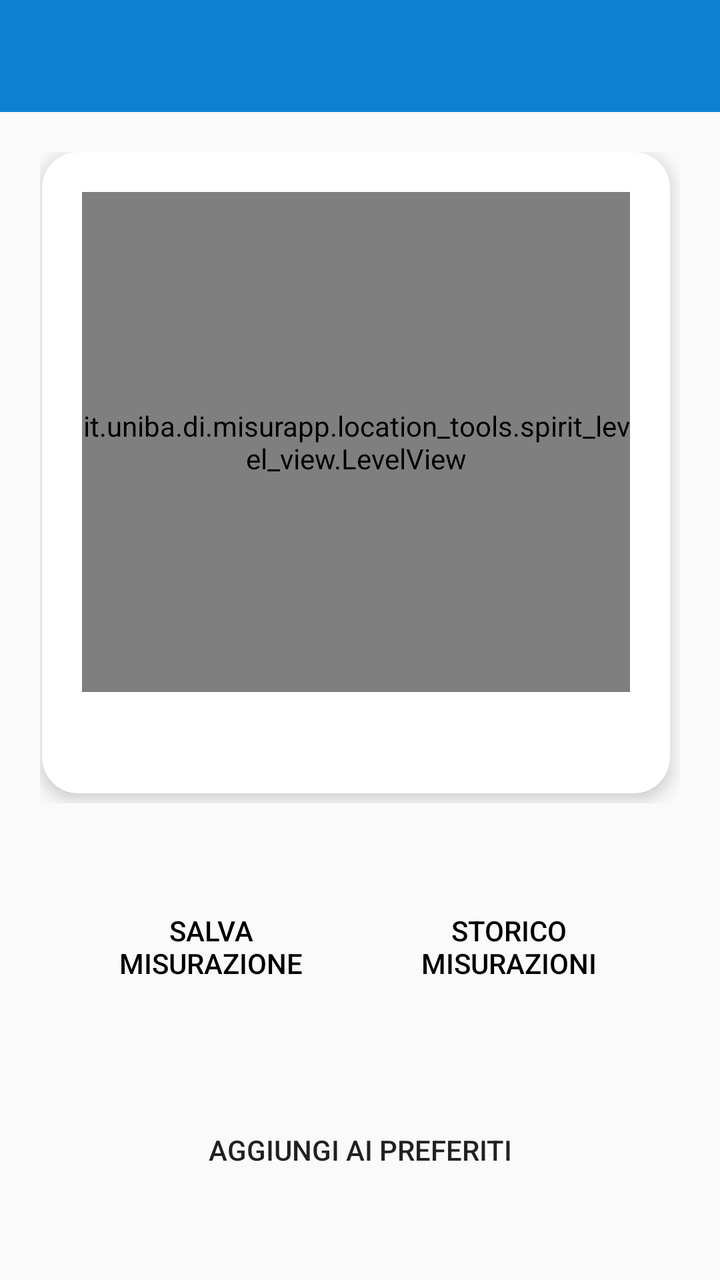
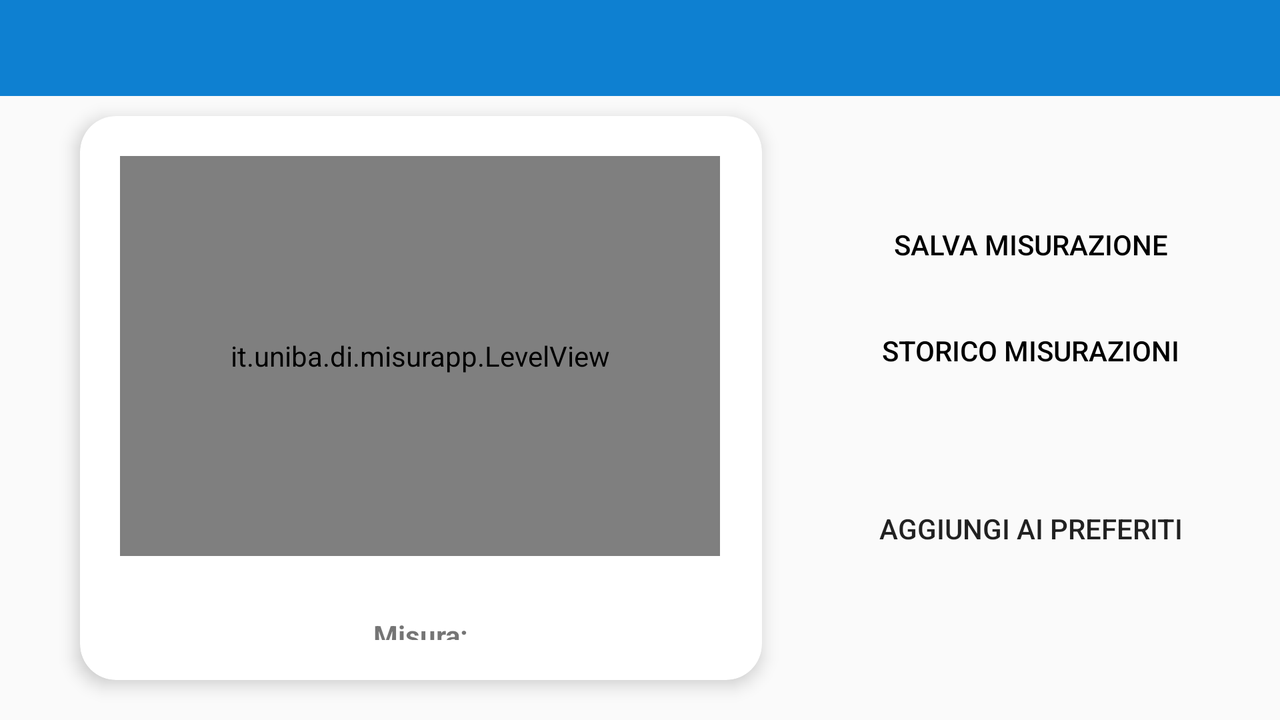

Two renders of one Android screen. The first uses the default layout on a phone; the second uses the alternative layout the repository ships for a different screen configuration, on a matching device. The two XML files are below.
<!-- AndroidManifest.xml: application theme AppTheme -->
<!-- res/layout/single_tool_level.xml -->
<?xml version="1.0" encoding="utf-8"?>
<LinearLayout xmlns:android="http://schemas.android.com/apk/res/android"
    xmlns:app="http://schemas.android.com/apk/res-auto"
    xmlns:tools="http://schemas.android.com/tools"
    android:orientation="vertical"
    android:layout_width="match_parent"
    android:layout_height="match_parent"
    android:background="@drawable/bg"
    android:weightSum="10">
    <include android:id="@+id/toolbar" layout="@layout/toolbar"/>

    <LinearLayout
        android:layout_width="match_parent"
        android:layout_height="wrap_content"
        android:layout_weight="10"
        android:padding="20dp"
        >

        <androidx.cardview.widget.CardView
            android:layout_width="match_parent"
            android:layout_height="match_parent"
            android:layout_rowWeight="1"
            android:layout_columnWeight="1"
            android:layout_marginStart="1dp"
            android:layout_marginEnd="5dp"
            android:layout_marginBottom="5dp"
            android:visibility="visible"
            app:cardCornerRadius="18dp"
            app:cardElevation="5dp">

            <LinearLayout
                android:layout_width="match_parent"
                android:layout_height="match_parent"
                android:layout_margin="10dp"
                android:orientation="vertical">

                <GridLayout
                    android:id="@+id/grafic_text"
                    android:layout_width="match_parent"
                    android:layout_height="match_parent"
                    android:alignmentMode="alignMargins"
                    android:columnCount="1"
                    android:orientation="horizontal"
                    android:padding="10dp"
                    android:rowCount="3"
                    android:textAlignment="center"
                    tools:ignore="UselessParent">

                    <it.uniba.di.misurapp.location_tools.spirit_level_view.LevelView
                        android:id="@+id/Direction_View"
                        android:layout_width="match_parent"
                        android:layout_height="250dp"
                        android:layout_rowWeight="0" />


                    <TextView
                        android:id="@+id/measure"
                        android:layout_width="match_parent"
                        android:layout_marginTop="30dp"
                        android:text="@string/measure"
                        android:textAlignment="center"
                        android:textStyle="bold">

                    </TextView>

                    <LinearLayout
                        android:id="@+id/details_layout"
                        android:layout_width="match_parent"
                        android:layout_height="wrap_content"
                        android:layout_marginBottom="16dp"
                        android:orientation="vertical"
                        android:padding="15dp"
                        tools:ignore="InefficientWeight">

                        <LinearLayout
                            android:id="@+id/instrument_layout"
                            android:layout_width="match_parent"
                            android:layout_height="match_parent"
                            android:orientation="horizontal"
                            tools:ignore="NestedWeights">

                            <TextView
                                android:id="@+id/unit_measu"
                                android:layout_width="match_parent"
                                android:layout_height="wrap_content"
                                android:layout_gravity="center"
                                android:layout_marginStart="10dp"
                                android:layout_weight="2"
                                android:maxLines="1"
                                android:text="@string/instrument_det"
                                tools:ignore="NestedWeights" />

                            <TextView
                                android:id="@+id/details"
                                android:layout_width="match_parent"
                                android:layout_height="wrap_content"
                                android:layout_weight="2"
                                android:autoSizeMaxTextSize="100sp"
                                android:autoSizeMinTextSize="9sp"
                                android:autoSizeTextType="uniform"
                                android:maxLines="1"
                                android:textAlignment="center"
                                android:textColor="@android:color/black" />

                        </LinearLayout>

                    </LinearLayout>

                </GridLayout>
            </LinearLayout>



        </androidx.cardview.widget.CardView>


    </LinearLayout>

    <LinearLayout
        android:id="@+id/linearLayout"
        android:layout_width="match_parent"
        android:layout_height="wrap_content"
        android:orientation="vertical"
        android:layout_weight="1">


        <GridLayout
            android:id="@+id/horiz_botton"
            android:layout_width="match_parent"
            android:layout_height="wrap_content"
            android:layout_marginLeft="16dp"
            android:layout_marginRight="16dp"
            android:alignmentMode="alignMargins"
            android:columnCount="2"
            android:orientation="horizontal"
            android:padding="20dp"
            android:rowCount="1"
            android:textAlignment="center"
            android:weightSum="2">

            <Button
                android:id="@+id/add"
                android:layout_width="0dp"
                android:layout_height="wrap_content"
                android:layout_columnWeight="1"
                android:layout_marginEnd="10dp"
                android:layout_marginBottom="5dp"
                android:background="@drawable/historical"
                android:padding="14dp"
                android:maxLines="2"

                android:text="@string/save_measure"
                android:textAlignment="center"
                android:textColor="@android:color/black"
                android:autoSizeTextType="uniform"
                android:autoSizeMinTextSize="10sp"
                android:autoSizeMaxTextSize="100sp">

            </Button>

            <Button
                android:layout_width="0dp"
                android:layout_height="wrap_content"
                android:textAlignment="center"
                android:textColor="@android:color/black"
                android:autoSizeTextType="uniform"
                android:autoSizeMinTextSize="10sp"
                android:autoSizeMaxTextSize="100sp"

                android:layout_columnWeight="1"
                android:background="@drawable/historical"
                android:padding="14dp"
                android:maxLines="2"

                android:text="@string/historical_measure">

            </Button>

        </GridLayout>

        <Button
            android:id="@+id/add_fav"
            android:layout_width="match_parent"
            android:layout_height="50dp"
            android:layout_marginLeft="40dp"
            android:layout_marginTop="20dp"
            android:layout_marginRight="40dp"
            android:layout_marginBottom="40dp"
            android:text="@string/add_favour"
            android:background="@drawable/historical"/>

    </LinearLayout>


</LinearLayout>
<!-- res/layout/toolbar.xml (included above) -->
<androidx.appcompat.widget.Toolbar xmlns:android="http://schemas.android.com/apk/res/android"
    xmlns:app="http://schemas.android.com/apk/res-auto"
    android:id="@+id/toolbar"
    android:layout_width="match_parent"
    android:layout_height="wrap_content"
    android:background="@color/colorPrimaryDark"
    android:fitsSystemWindows="true"
    android:minHeight="?attr/actionBarSize"
    app:theme="@style/ThemeOverlay.AppCompat.Dark.ActionBar"/>
<!-- resources referenced by this layout -->
<resources>
  <color name="colorPrimaryDark">#0e80d1</color>
  <string name="add_favour">Aggiungi ai preferiti</string>
  <string name="historical_measure">Storico Misurazioni</string>
  <string name="instrument_det">Strumento:</string>
  <string name="measure">Misura:</string>
  <string name="save_measure">Salva Misurazione</string>
  <style name="AppTheme" parent="Theme.AppCompat.Light.NoActionBar">
          
          <item name="colorPrimary">@color/colorPrimary</item>
          <item name="colorPrimaryDark">@color/colorPrimaryDark</item>
          <item name="colorAccent">@color/colorAccent</item>
      </style>
  <color name="colorPrimary">#0e80d1</color>
  <color name="colorAccent">#03DAC5</color>
</resources>
<!-- res/layout-land/single_tool_level.xml (the repository's variant of the layout above) -->
<!-- drawn on the phone turned sideways -->
<?xml version="1.0" encoding="utf-8"?>
<LinearLayout xmlns:android="http://schemas.android.com/apk/res/android"
    xmlns:app="http://schemas.android.com/apk/res-auto"
    xmlns:tools="http://schemas.android.com/tools"
    android:orientation="vertical"
    android:layout_width="match_parent"
    android:layout_height="match_parent"
    android:background="@drawable/bg">
    
    <include
        android:id="@+id/toolbar"
        layout="@layout/toolbar" />

    <GridLayout
        android:layout_width="match_parent"
        android:layout_height="match_parent"
        android:columnCount="2"
        android:rowCount="1">

        <androidx.cardview.widget.CardView
            android:layout_width="wrap_content"
            android:layout_height="wrap_content"
            android:layout_rowWeight="1"
            android:layout_columnWeight="1"
            android:layout_marginStart="40dp"
            android:layout_marginEnd="10dp"
            android:layout_marginBottom="20dp"
            android:layout_marginTop="10dp"
            android:visibility="visible"
            app:cardCornerRadius="18dp"
            app:cardElevation="5dp">

            <LinearLayout
                android:layout_width="match_parent"
                android:layout_height="match_parent"
                android:layout_margin="10dp"
                android:orientation="horizontal">

                <GridLayout
                    android:id="@+id/grafic_text"
                    android:layout_width="match_parent"
                    android:layout_height="match_parent"
                    android:alignmentMode="alignMargins"
                    android:columnCount="1"
                    android:orientation="horizontal"
                    android:padding="10dp"
                    android:rowCount="3"
                    android:textAlignment="center"
                    android:weightSum="2"
                    android:layout_rowWeight="1"
                    tools:ignore="UselessParent">

                    <it.uniba.di.misurapp.LevelView
                        android:id="@+id/Direction_View"
                        android:layout_width="300dp"
                        android:layout_height="200dp" />

                    <TextView
                        android:id="@+id/measure"
                        android:layout_width="match_parent"
                        android:layout_marginTop="30dp"
                        android:text="@string/measure"
                        android:textAlignment="center"
                        android:textStyle="bold" />

                    <LinearLayout
                        android:id="@+id/details_layout"
                        android:layout_width="match_parent"
                        android:layout_height="wrap_content"
                        android:layout_marginBottom="16dp"
                        android:orientation="vertical"
                        android:padding="15dp"
                        tools:ignore="InefficientWeight">

                        <LinearLayout
                            android:id="@+id/instrument_layout"
                            android:layout_width="match_parent"
                            android:layout_height="match_parent"
                            android:orientation="horizontal"
                            tools:ignore="NestedWeights">

                            <TextView
                                android:id="@+id/unit_measu"
                                android:layout_width="match_parent"
                                android:layout_height="wrap_content"
                                android:layout_gravity="center"
                                android:layout_marginStart="10dp"
                                android:layout_weight="2"
                                android:maxLines="1"
                                android:text="@string/instrument_det"
                                tools:ignore="NestedWeights" />

                            <TextView
                                android:id="@+id/details"
                                android:layout_width="match_parent"
                                android:layout_height="wrap_content"
                                android:layout_weight="2"
                                android:textSize="14sp"
                                android:maxLines="1"
                                android:textAlignment="center"
                                android:textColor="@android:color/black" />

                        </LinearLayout>
                    </LinearLayout>
                </GridLayout>
            </LinearLayout>
        </androidx.cardview.widget.CardView>

        <LinearLayout
            android:id="@+id/linearLayout"
            android:gravity="center"
            android:layout_width="wrap_content"
            android:layout_height="wrap_content"
            android:orientation="vertical"
            android:layout_rowWeight="1">

            <GridLayout
                android:id="@+id/horiz_botton"
                android:layout_width="match_parent"
                android:layout_height="wrap_content"
                android:layout_marginLeft="16dp"
                android:layout_marginRight="16dp"
                android:alignmentMode="alignMargins"
                android:columnCount="1"
                android:orientation="horizontal"
                android:padding="20dp"
                android:rowCount="2"
                android:textAlignment="center"
                android:weightSum="2">

                <Button
                    android:id="@+id/add"
                    android:layout_width="match_parent"
                    android:layout_height="wrap_content"
                    android:layout_columnWeight="1"
                    android:layout_marginBottom="5dp"
                    android:background="@drawable/historical"
                    android:padding="14dp"
                    android:maxLines="2"
                    android:text="@string/save_measure"
                    android:textAlignment="center"
                    android:textColor="@android:color/black" />

                <Button
                    android:id="@+id/history"
                    android:layout_width="match_parent"
                    android:layout_height="wrap_content"
                    android:layout_columnWeight="1"
                    android:background="@drawable/historical"
                    android:maxLines="2"
                    android:padding="14dp"
                    android:text="@string/historical_measure"
                    android:textAlignment="center"
                    android:textColor="@android:color/black" />

            </GridLayout>

            <Button
                android:id="@+id/add_fav"
                android:layout_width="match_parent"
                android:layout_height="50dp"
                android:layout_marginLeft="40dp"
                android:layout_marginTop="20dp"
                android:layout_marginRight="40dp"
                android:layout_marginBottom="40dp"
                android:text="@string/add_favour"
                android:background="@drawable/historical"/>

            <Button
                android:id="@+id/remove_fav"
                android:layout_width="match_parent"
                android:layout_height="50dp"
                android:layout_marginLeft="40dp"
                android:layout_marginTop="20dp"
                android:layout_marginRight="40dp"
                android:layout_marginBottom="40dp"
                android:background="@drawable/historical"
                android:text="@string/removePreference"
                android:visibility="gone" />

        </LinearLayout>
    </GridLayout>
</LinearLayout>
<!-- resources referenced by the variant -->
<!-- as the phone turned sideways resolves them -->
<resources>
  <color name="colorPrimaryDark">#0e80d1</color>
  <string name="add_favour">Aggiungi ai preferiti</string>
  <string name="historical_measure">Storico Misurazioni</string>
  <string name="instrument_det">Strumento:</string>
  <string name="measure">Misura:</string>
  <string name="removePreference">Rimuovi dai preferiti</string>
  <string name="save_measure">Salva Misurazione</string>
  <style name="AppTheme" parent="Theme.AppCompat.Light.NoActionBar">
          
          <item name="colorPrimary">@color/colorPrimary</item>
          <item name="colorPrimaryDark">@color/colorPrimaryDark</item>
          <item name="colorAccent">@color/colorAccent</item>
      </style>
  <color name="colorPrimary">#0e80d1</color>
  <color name="colorAccent">#03DAC5</color>
</resources>
